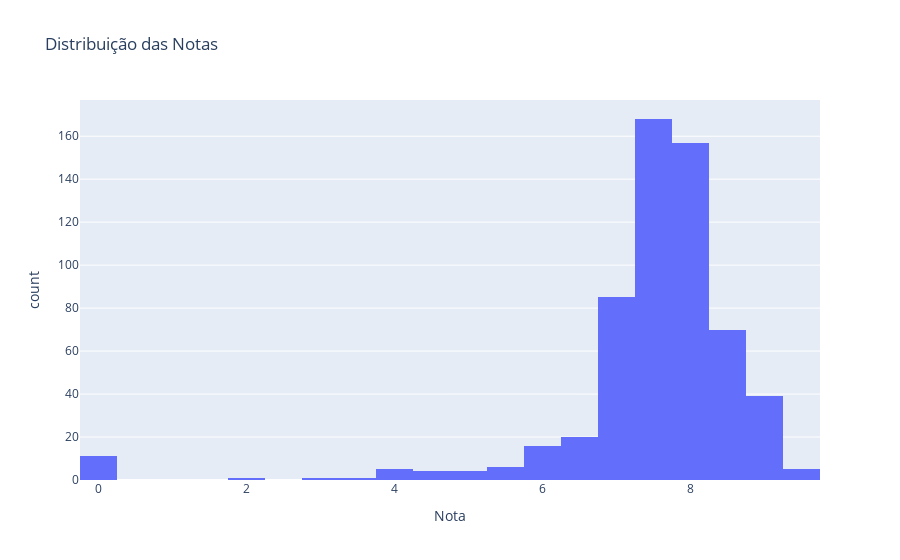

The cell this chart's notebook holds for it:
### Code cell
fig = px.histogram(df, x='Nota', title="Distribuição das Notas")
fig.show()

### Figure 1 — Plotly figure (JSON) as saved in the notebook; plotly's stock layout.template omitted (floating-point values rounded to 4 significant figures; data arrays with more than 128 entries replaced by an {"elided": "..."} marker saying what was removed)
{"data": [{"alignmentgroup": "True", "bingroup": "x", "hovertemplate": "Nota=%{x}<br>count=%{y}<extra></extra>", "legendgroup": "", "marker": {"color": "#636efa", "pattern": {"shape": ""}}, "name": "", "offsetgroup": "", "orientation": "v", "showlegend": false, "type": "histogram", "x": {"elided": "593 float values"}, "xaxis": "x", "yaxis": "y"}], "layout": {"barmode": "relative", "legend": {"tracegroupgap": 0}, "title": {"text": "Distribuição das Notas"}, "xaxis": {"anchor": "y", "domain": [0, 1], "title": {"text": "Nota"}}, "yaxis": {"anchor": "x", "domain": [0, 1], "title": {"text": "count"}}}}
